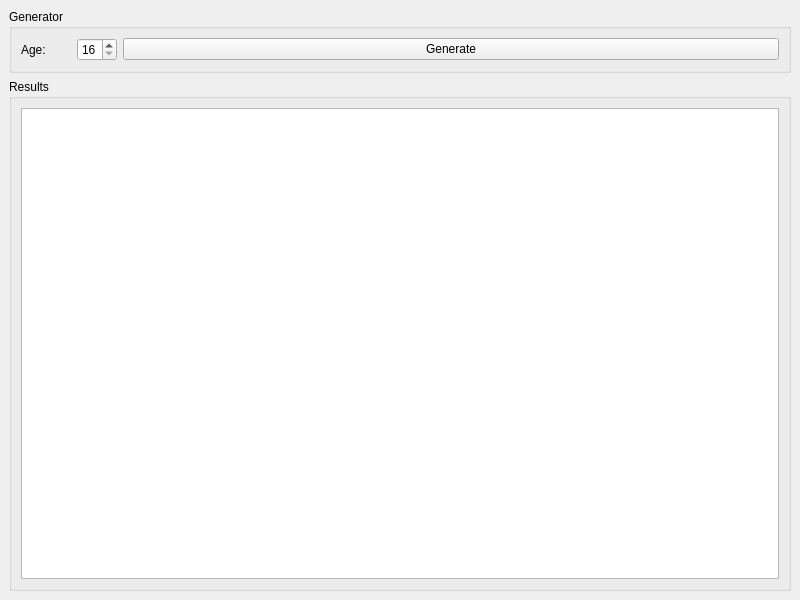
<?xml version="1.0" encoding="UTF-8"?>
<ui version="4.0">
 <class>MainWindow</class>
 <widget class="QMainWindow" name="MainWindow">
  <property name="geometry">
   <rect>
    <x>0</x>
    <y>0</y>
    <width>800</width>
    <height>600</height>
   </rect>
  </property>
  <property name="windowTitle">
   <string>Background Generator</string>
  </property>
  <widget class="QWidget" name="centralwidget">
   <layout class="QVBoxLayout" name="verticalLayout_2">
    <item>
     <widget class="QGroupBox" name="groupBox">
      <property name="maximumSize">
       <size>
        <width>16777215</width>
        <height>100</height>
       </size>
      </property>
      <property name="title">
       <string>Generator</string>
      </property>
      <layout class="QHBoxLayout" name="horizontalLayout">
       <item>
        <widget class="QLabel" name="label">
         <property name="maximumSize">
          <size>
           <width>50</width>
           <height>16777215</height>
          </size>
         </property>
         <property name="text">
          <string>Age:</string>
         </property>
        </widget>
       </item>
       <item>
        <widget class="QSpinBox" name="spinBoxAge">
         <property name="maximumSize">
          <size>
           <width>40</width>
           <height>16777215</height>
          </size>
         </property>
         <property name="minimum">
          <number>16</number>
         </property>
        </widget>
       </item>
       <item>
        <widget class="QPushButton" name="pushButtonGenerate">
         <property name="text">
          <string>Generate</string>
         </property>
        </widget>
       </item>
      </layout>
     </widget>
    </item>
    <item>
     <widget class="QGroupBox" name="groupBox_2">
      <property name="title">
       <string>Results</string>
      </property>
      <layout class="QVBoxLayout" name="verticalLayout">
       <item>
        <widget class="QPlainTextEdit" name="plainTextEditResults">
         <property name="font">
          <font>
           <family>Sans Serif</family>
           <pointsize>13</pointsize>
          </font>
         </property>
        </widget>
       </item>
      </layout>
     </widget>
    </item>
   </layout>
  </widget>
 </widget>
 <resources/>
 <connections/>
</ui>
